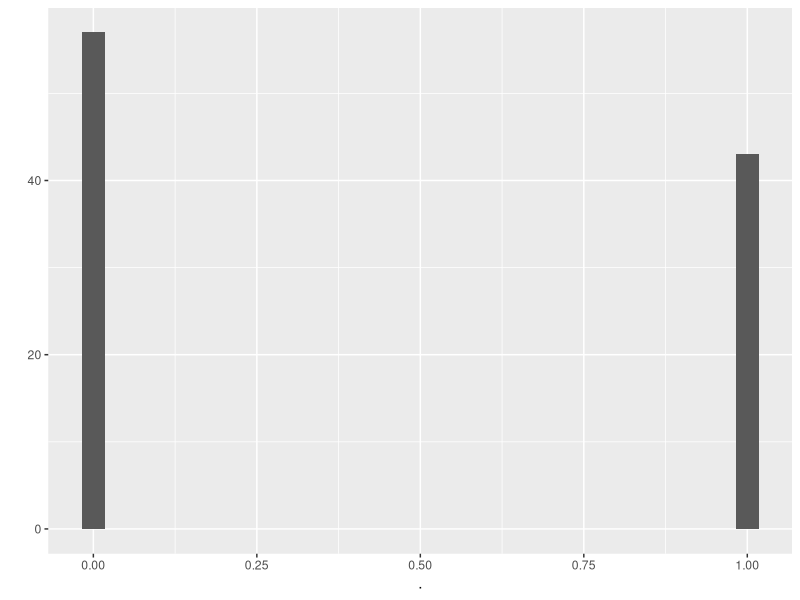
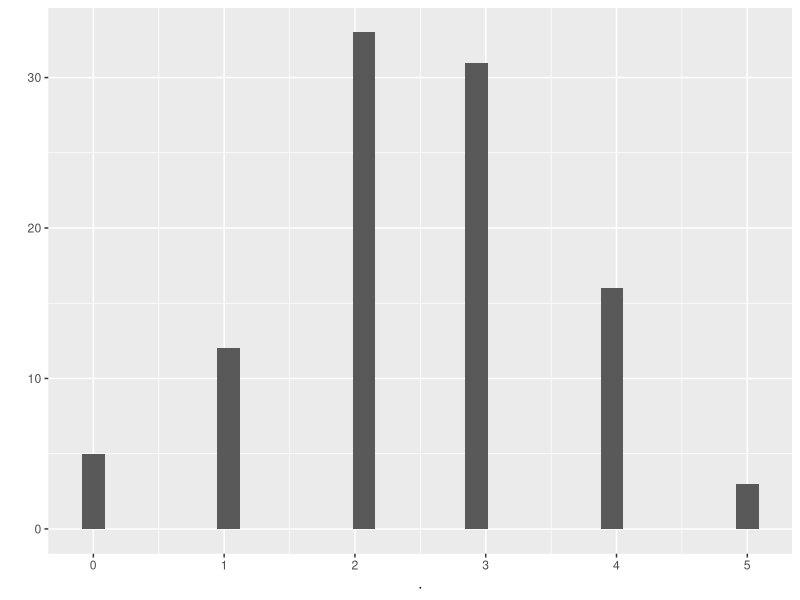

The R script that drew these images, in order: (Note: this script raises an error after producing the figures.)
## ---- chunk 1
library(tidyr)
library(dplyr)
library(ggplot2)
## ---- chunk 2
rbinom(size = 1, prob = 0.5, n = 1) # run this a couple of times
## ---- chunk 3
rbinom(size = 1, prob = 0.5, n = 100)
## ---- chunk 4
rbinom(size=1, prob=0.5, n = 100) %>%
  qplot()
# qplot is smart and if you give it a list of numbers, it will make you a histogram automagically
## ---- chunk 5
rbinom(size = 3, prob = 0.5, n = 1) # run this a couple of times
## ---- chunk 6
rbinom(size = 1, prob = 0.5, n = 3) # run this a couple of times
## ---- chunk 7
rbinom(size = 5, prob = 0.5, n = 100) %>%
  qplot()
## ---- chunk 8
rbinom(size = ..., prob = ..., n = ...) %>%
  qplot()
## ---- chunk 9
rbinom(size = ..., prob = ..., n = ...) %>%
  qplot()
## ---- chunk 10
dbinom(x=0, size=1, prob=0.5)
# you can also supply a vector of outcomes
dbinom(x=c(0,1), size=1, prob=0.9)
## ---- chunk 11
qbinom(0.8, size=1, prob=0.5)
## ---- chunk 12
pbinom(q = 0, size=1, prob= 0.5)
